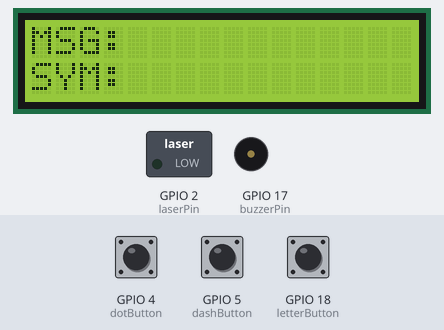
Bench run of a sketch on a simulated ESP32. On the bench: 16×2 character LCD, switched loads named in the sketch (green lamp = pin HIGH), buzzer (waves = sounding, pin HIGH). Dashed ring = blinking. The inputs (shaded band) are chosen by the test bench; at power-on: GPIO 4 (dotButton) HIGH, GPIO 18 (letterButton) HIGH, GPIO 5 (dashButton) HIGH. What the sketch prints to the serial monitor is not drawn.

Above: at 2.7 s.
2.8 s: GPIO 4 (dotButton) pulled LOW for 0.15 s
At 2.9 s:
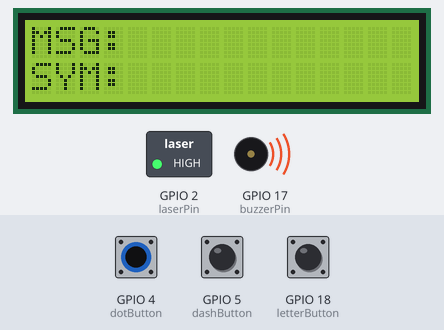
4.5 s: GPIO 18 (letterButton) pulled LOW for 0.15 s
At 5.8 s:
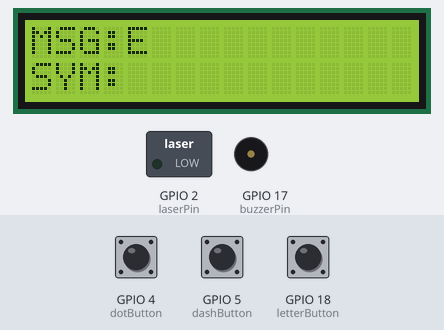
7.0 s: GPIO 5 (dashButton) pulled LOW for 1 s
At 7.4 s:
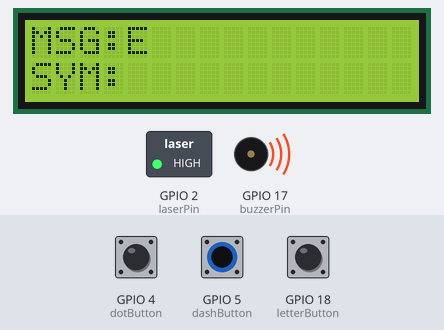
9.9 s: GPIO 18 (letterButton) pulled LOW for 1 s
At 12.1 s:
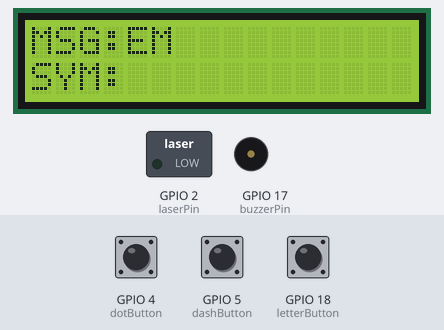
12.4 s: GPIO 5 (dashButton) pulled LOW for 0.15 s
At 12.8 s:
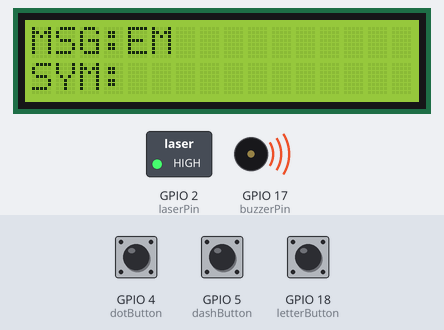
14.5 s: GPIO 18 (letterButton) pulled LOW for 0.15 s
At 15.8 s:
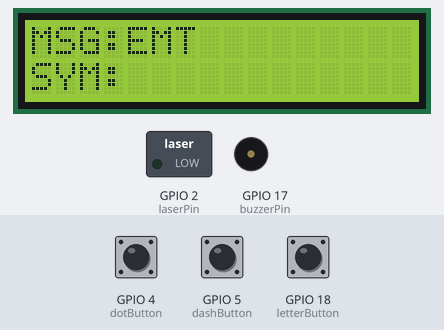
Timing chart, 0 to 17.5 s (numbered marks = the images above; inputs shaded):
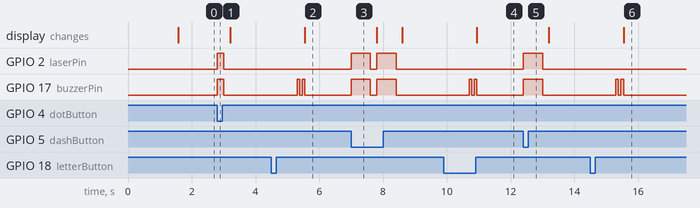

The sketch:

Morse_code_transmitter.ino
```cpp
/* ------------------------------------------------------------
   MORSE CODE TRANSMITTER (ESP32 + LASER TRANSMITTER MODULE)
   ------------------------------------------------------------ */

#include <LiquidCrystal.h>

// LCD pins: RS, E, D4, D5, D6, D7
LiquidCrystal lcd(13, 12, 14, 27, 26, 25);

// Buttons for dot, dash, and letter-gap
const int dotButton    = 4;
const int dashButton   = 5;
const int letterButton = 18;    // NEW: press to mark end of a letter

// Laser output pin
const int laserPin  = 2;

// Buzzer pin
const int buzzerPin = 17;

// Morse timing (ms)
const int dotTime   = 200;
const int dashTime  = 600;
const int symbolGap = 200;
const int letterGap = 800;

// Midpoint used to classify incoming pulse on receiver side
// Keep in sync with receiver: THRESHOLD_MS = (dotTime + dashTime) / 2 = 400
const int thresholdMs = 400;

// Debounce delay (ms)
const unsigned long debounceDelay = 50;

// Debounce timestamps
unsigned long lastDotTime    = 0;
unsigned long lastDashTime   = 0;
unsigned long lastLetterTime = 0;

// Current symbol buffer — longest Morse symbol is 6 chars (e.g. "......")
char morseSymbol[8] = {0};
int  symbolIdx      = 0;

// Decoded message shown on LCD row 0 (max 12 chars after "MSG:" prefix)
char message[13] = {0};
int  messageLen  = 0;

// Raw dots/dashes shown on LCD row 1 (max 12 chars after "SYM:" prefix)
char morseDisplay[13] = {0};
int  morseDisplayLen  = 0;

void setup() {
  Serial.begin(115200);

  pinMode(dotButton,    INPUT_PULLUP);
  pinMode(dashButton,   INPUT_PULLUP);
  pinMode(letterButton, INPUT_PULLUP);
  pinMode(laserPin,     OUTPUT);
  pinMode(buzzerPin,    OUTPUT);

  lcd.begin(16, 2);
  lcd.clear();
  lcd.setCursor(0, 0);
  lcd.print("Morse TX Ready");
  delay(1500);
  lcd.clear();
  lcd.setCursor(0, 0);
  lcd.print("MSG:");
  lcd.setCursor(0, 1);
  lcd.print("SYM:");

  Serial.println("Morse Transmitter Ready");
}

void loop() {
  unsigned long now = millis();

  // DOT button — debounced
  if (digitalRead(dotButton) == LOW && (now - lastDotTime) > debounceDelay) {
    lastDotTime = now;
    sendDot();
  }

  // DASH button — debounced
  if (digitalRead(dashButton) == LOW && (now - lastDashTime) > debounceDelay) {
    lastDashTime = now;
    sendDash();
  }

  // LETTER button — signal letter gap, decode symbol, advance message
  if (digitalRead(letterButton) == LOW && (now - lastLetterTime) > debounceDelay) {
    lastLetterTime = now;
    sendLetterGap();
  }
}

// ---------------------------------------------------------------
// Transmit a dot pulse and append to display buffer
// ---------------------------------------------------------------
void sendDot() {
  appendToSymbol('.');

  Serial.print("DOT  | current symbol: ");
  Serial.println(morseSymbol);

  digitalWrite(laserPin,  HIGH);
  digitalWrite(buzzerPin, HIGH);
  delay(dotTime);
  digitalWrite(laserPin,  LOW);
  digitalWrite(buzzerPin, LOW);
  delay(symbolGap);

  updateLCD();
}

// ---------------------------------------------------------------
// Transmit a dash pulse and append to display buffer
// ---------------------------------------------------------------
void sendDash() {
  appendToSymbol('-');

  Serial.print("DASH | current symbol: ");
  Serial.println(morseSymbol);

  digitalWrite(laserPin,  HIGH);
  digitalWrite(buzzerPin, HIGH);
  delay(dashTime);
  digitalWrite(laserPin,  LOW);
  digitalWrite(buzzerPin, LOW);
  delay(symbolGap);

  updateLCD();
}

// ---------------------------------------------------------------
// Send the inter-letter gap (silence), decode the buffered symbol
// and append the result to the message on LCD row 0
// ---------------------------------------------------------------
void sendLetterGap() {
  if (symbolIdx == 0) return;   // nothing buffered, ignore

  // Hold laser LOW for letter-gap duration so receiver knows letter ended
  delay(letterGap);

  char decoded = decodeMorse(morseSymbol);

  Serial.print("LETTER | morse: ");
  Serial.print(morseSymbol);
  Serial.print("  ->  '");
  Serial.print(decoded);
  Serial.println("'");

  // Confirmation double-beep so the sender hears each letter was sent
  digitalWrite(buzzerPin, HIGH); delay(80);
  digitalWrite(buzzerPin, LOW);  delay(80);
  digitalWrite(buzzerPin, HIGH); delay(80);
  digitalWrite(buzzerPin, LOW);

  // Append decoded char — scroll left if row is full
  if (messageLen < 12) {
    message[messageLen++] = decoded;
    message[messageLen]   = '\0';
  } else {
    memmove(message, message + 1, 11);
    message[11] = decoded;
    message[12] = '\0';
  }

  // Clear symbol buffers for next letter
  memset(morseSymbol,   0, sizeof(morseSymbol));
  symbolIdx = 0;
  memset(morseDisplay,  0, sizeof(morseDisplay));
  morseDisplayLen = 0;

  updateLCD();
}

// ---------------------------------------------------------------
// Append a dot/dash character to both symbol and display buffers
// ---------------------------------------------------------------
void appendToSymbol(char c) {
  // Symbol buffer — cap at 6 elements (longest valid Morse code)
  if (symbolIdx < 6) {
    morseSymbol[symbolIdx++] = c;
    morseSymbol[symbolIdx]   = '\0';
  }

  // Display buffer — scroll left to always show latest 12 chars
  if (morseDisplayLen < 12) {
    morseDisplay[morseDisplayLen++] = c;
    morseDisplay[morseDisplayLen]   = '\0';
  } else {
    memmove(morseDisplay, morseDisplay + 1, 11);
    morseDisplay[11] = c;
    morseDisplay[12] = '\0';
  }
}

// ---------------------------------------------------------------
// Refresh both LCD rows
// Row 0: "MSG:" + decoded message (scrolls left)
// Row 1: "SYM:" + raw morse of current symbol (scrolls left)
// ---------------------------------------------------------------
void updateLCD() {
  // Row 0 — decoded message
  lcd.setCursor(0, 0);
  lcd.print("MSG:");
  lcd.setCursor(4, 0);
  lcd.print(message);
  for (int i = messageLen; i < 12; i++) lcd.print(' ');

  // Row 1 — raw morse symbol being built
  lcd.setCursor(0, 1);
  lcd.print("SYM:");
  lcd.setCursor(4, 1);
  lcd.print(morseDisplay);
  for (int i = morseDisplayLen; i < 12; i++) lcd.print(' ');
}

// ---------------------------------------------------------------
// Morse decode lookup — A-Z and 0-9
// Returns '?' for unrecognised symbols
// ---------------------------------------------------------------
char decodeMorse(const char* code) {
  struct { const char* morse; char letter; } table[] = {
    {".-",    'A'}, {"-...",  'B'}, {"-.-.",  'C'}, {"-..",   'D'},
    {".",     'E'}, {"..-.",  'F'}, {"--.",   'G'}, {"....",  'H'},
    {"..",    'I'}, {".---",  'J'}, {"-.-",   'K'}, {".-..",  'L'},
    {"--",    'M'}, {"-.",    'N'}, {"---",   'O'}, {".--.",  'P'},
    {"--.-",  'Q'}, {".-.",   'R'}, {"...",   'S'}, {"-",     'T'},
    {"..-",   'U'}, {"...-",  'V'}, {".--",   'W'}, {"-..-",  'X'},
    {"-.--",  'Y'}, {"--..",  'Z'},
    {"-----", '0'}, {".----", '1'}, {"..---", '2'}, {"...--", '3'},
    {"....-", '4'}, {".....", '5'}, {"-...." ,'6'}, {"--...", '7'},
    {"---..", '8'}, {"----.", '9'}
  };
  int tableSize = sizeof(table) / sizeof(table[0]);
  for (int i = 0; i < tableSize; i++) {
    if (strcmp(code, table[i].morse) == 0) return table[i].letter;
  }
  return '?';
}
```

Measured:
- after the input at 2.8 s, GPIO 2 (laserPin), GPIO 17 (buzzerPin): LOW → HIGH at once, → LOW 0.20 s later
- after the input at 4.5 s, GPIO 17 (buzzerPin): alternates HIGH for 0.08 s and LOW for 0.08 s, 4 changes in all, then stays LOW, starting after 0.80 s; the display: changes after 1.0 s (image 2)
- after the input at 7.0 s, GPIO 2 (laserPin), GPIO 17 (buzzerPin): alternates HIGH for 0.60 s and LOW for 0.20 s, 4 changes in all, then stays LOW, starting at once
- after the input at 9.9 s, GPIO 17 (buzzerPin): alternates HIGH for 0.08 s and LOW for 0.08 s, 4 changes in all, then stays LOW, starting after 0.80 s; the display: changes after 1.0 s (image 4)
- after the input at 12.4 s, GPIO 2 (laserPin), GPIO 17 (buzzerPin): LOW → HIGH at once, → LOW 0.60 s later
- after the input at 14.5 s, GPIO 17 (buzzerPin): alternates HIGH for 0.08 s and LOW for 0.08 s, 4 changes in all, then stays LOW, starting after 0.80 s; the display: changes after 1.0 s (image 6)
